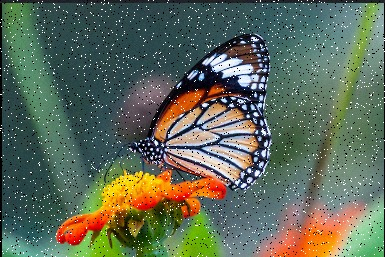
#> input picture project.py/noisy_image.png, 385 x 257 px
$ python pixel.py
#> lines starting #> are read from the running program, lines starting #| are printed output that depends on the picture; after the words box and inside, x2 and y2 are one past the last pixel; in counts of white or black regions, pixels touching at a corner belong together
import cv2
import numpy as np
import time


def detect_noise_type(img_gray):

    h, w = img_gray.shape
    total = h * w

    sp_ratio = np.sum(
        (img_gray <= 10) | (img_gray >= 245)
    ) / total

    img_f = img_gray.astype(np.float32)

    mean = cv2.blur(img_f, (7, 7))

    mean_sq = cv2.blur(img_f * img_f, (7, 7))

    var = np.maximum(mean_sq - mean * mean, 0)

    cv_value = np.mean(
        np.sqrt(var) / (mean + 1e-3)
    )

    if sp_ratio > 0.02:
        return "salt_pepper"
    elif cv_value > 0.7:
        return "speckle"
    else:
        return "gaussian"


def compute_pixel_noise_maps(img_gray, patch=7):

    img_f = img_gray.astype(np.float32)

    mean = cv2.blur(img_f, (patch, patch))

    mean_sq = cv2.blur(img_f * img_f, (patch, patch))

    var = np.maximum(mean_sq - mean * mean, 0)

    std = np.sqrt(var)

    cv_map = std / (mean + 1e-3)

    median = cv2.medianBlur(img_gray, patch)

    diff_median = np.abs(
        img_f - median.astype(np.float32)
    )


    sp_flag = (
        ((img_gray <= 15) | (img_gray >= 240))
        &
        (diff_median > 25)
    )

    return sp_flag, cv_map, std


def homomorphic_channel(ch):

    f = ch.astype(np.float32)

    f[f <= 0] = 1.0

    log_img = np.log(f)

    smooth = cv2.GaussianBlur(
        log_img,
        (5, 5),
        1.0
    )

    result = np.exp(smooth)

    return np.clip(
        result,
        0,
        255
    ).astype(np.uint8)


def adaptive_pixel_filter(img_bgr, patch=7):

    gray = cv2.cvtColor(
        img_bgr,
        cv2.COLOR_BGR2GRAY
    )

    sp_flag, cv_map, std_map = compute_pixel_noise_maps(
        gray,
        patch
    )


    median_bgr = cv2.medianBlur(
        img_bgr,
        5
    )

    gaussian_bgr = cv2.fastNlMeansDenoisingColored(
        img_bgr,
        None,
        h=10,
        hColor=10,
        templateWindowSize=7,
        searchWindowSize=21
    )

    speckle_bgr = cv2.merge([
        homomorphic_channel(c)
        for c in cv2.split(img_bgr)
    ])


    SPECKLE_CV = 0.90
    GAUSS_STD = 20

    speckle_flag = (
        (~sp_flag)
        &
        (cv_map > SPECKLE_CV)
    )

    gauss_flag = (
        (~sp_flag)
        &
        (~speckle_flag)
        &
        (std_map > GAUSS_STD)
        &
        (std_map < 60)
    )


    label_map = np.zeros(
        gray.shape,
        dtype=np.uint8
    )

    label_map[sp_flag] = 1
    label_map[speckle_flag] = 2
    label_map[gauss_flag] = 3


    restored = img_bgr.copy()

    mask_sp = np.stack(
        [sp_flag] * 3,
        axis=-1
    )

    mask_speckle = np.stack(
        [speckle_flag] * 3,
        axis=-1
    )

    mask_gauss = np.stack(
        [gauss_flag] * 3,
        axis=-1
    )

    restored = np.where(
        mask_sp,
        median_bgr,
        restored
    )

    restored = np.where(
        mask_speckle,
        speckle_bgr,
        restored
    )

    restored = np.where(
        mask_gauss,
        gaussian_bgr,
        restored
    )

    return restored.astype(np.uint8), label_map


def auto_denoise(noisy_bgr):

    gray = cv2.cvtColor(
        noisy_bgr,
        cv2.COLOR_BGR2GRAY
    )

    noise_type = detect_noise_type(gray)

    if noise_type == "salt_pepper":

        restored = cv2.medianBlur(
            cv2.medianBlur(noisy_bgr, 3),
            3
        )

    elif noise_type == "gaussian":

        restored = cv2.fastNlMeansDenoisingColored(
            noisy_bgr,
            None,
            h=10,
            hColor=10,
            templateWindowSize=7,
            searchWindowSize=21
        )

    elif noise_type == "speckle":

        restored = cv2.merge([
            homomorphic_channel(c)
            for c in cv2.split(noisy_bgr)
        ])

    else:

        restored = noisy_bgr.copy()

    return restored, noise_type


if __name__ == "__main__":

    noisy_path = "noisy_image.png"

    noisy = cv2.imread(noisy_path)
#> noisy is the input picture: shape (257, 385, 3); mean B, G, R 89.2, 106.9, 95.7

    if noisy is None:
        raise FileNotFoundError(
            f"Cannot open {noisy_path}"
        )

    print(
        f"Image size : "
        f"{noisy.shape[1]}x{noisy.shape[0]}"
    )
#| Image size : 385x257


    start = time.perf_counter()

    restored_auto, noise_type = auto_denoise(noisy)
#> in auto_denoise, `gray = cv2.cvtColor( noisy_bgr, cv2.COLOR_BGR2GRAY )`:
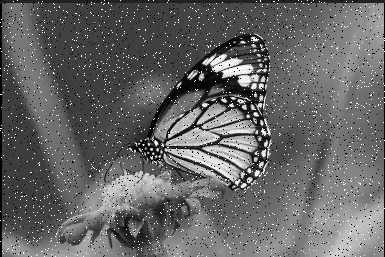
#> gray: shape (257, 385); min 0, max 255, mean 101.5
#> in detect_noise_type, `sp_ratio = np.sum( (img_gray <= 10) | (img_gray >= 245) ) / total`: sp_ratio = 0.0586
#> in detect_noise_type, `var = np.maximum(mean_sq - mean * mean, 0)`:
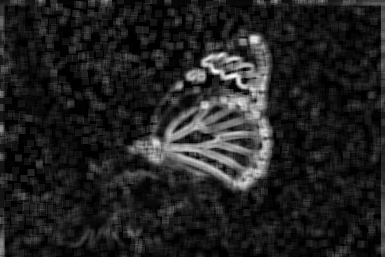
#> var: shape (257, 385) float32; min 2.33, max 10436.8, mean 1376.5; drawn with min black and max white
#> in detect_noise_type, `cv_value = np.mean( np.sqrt(var) / (mean + 1e-3) )`: cv_value = 0.361
#> in auto_denoise, `noise_type = detect_noise_type(gray)`: noise_type = 'salt_pepper'
#> in auto_denoise, `restored = cv2.medianBlur( cv2.medianBlur(noisy_bgr, 3), 3 )`:
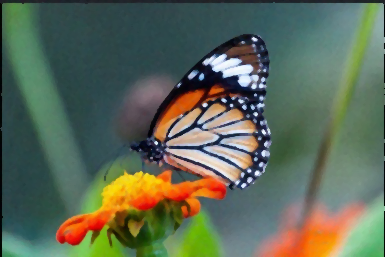
#> restored: shape (257, 385, 3); mean B, G, R 87, 105.4, 94.1
#> noise_type = 'salt_pepper'

    t1 = time.perf_counter() - start

    print("\nIMAGE LEVEL")

    print(
        f"Detected noise : {noise_type}"
    )
#| Detected noise : salt_pepper

    print(
        f"CPU time : {t1*1000:.2f} ms"
    )


    start = time.perf_counter()

    restored_adaptive, label_map = adaptive_pixel_filter(
        noisy,
        patch=7
    )
#> in compute_pixel_noise_maps, `sp_flag = ( ((img_gray <= 15) | (img_gray >= 240)) & (diff_median > 25..`:
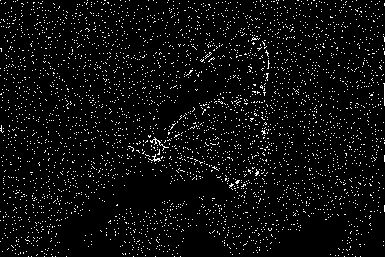
#> sp_flag: shape (257, 385) bool; 5% white in thin lines or dots
#> in homomorphic_channel, `f[f <= 0] = 1.0`: f: shape (257, 385) float32; min 1, max 255, mean 89.3
#> in homomorphic_channel (call 2), `f[f <= 0] = 1.0`: f: shape (257, 385) float32; min 1, max 255, mean 106.9
#> in homomorphic_channel (call 3), `f[f <= 0] = 1.0`: f: shape (257, 385) float32; min 1, max 255, mean 95.7
#> in homomorphic_channel (call 3), `result = np.exp(smooth)`:
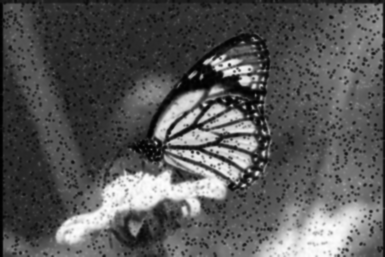
#> result: shape (257, 385) float32; min 1.38, max 252.9, mean 86.8
#> in adaptive_pixel_filter, `speckle_flag = ( (~sp_flag) & (cv_map > SPECKLE_CV) )`: speckle_flag: shape (257, 385) bool; 3.6% white; 63 white regions (41 under 20 px), largest, box (x1, y1, x2, y2) and area: (130, 34, 265, 160) 2484, (259, 49, 268, 67) 79, (255, 114, 264, 131) 73
#> in adaptive_pixel_filter, `gauss_flag = ( (~sp_flag) & (~speckle_flag) & (std_map > GAUSS_STD) & ..`: gauss_flag: shape (257, 385) bool; 63.2% white; 2634 black regions (2480 under 20 px), largest, box (x1, y1, x2, y2) and area: (128, 33, 273, 194) 9949, (4, 48, 56, 197) 1769, (100, 0, 194, 57) 1733
#> in adaptive_pixel_filter, `mask_sp = np.stack( [sp_flag] * 3, axis=-1 )`: mask_sp: shape (257, 385, 3) bool; 5% white in thin lines or dots
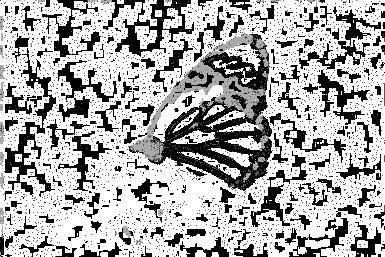
#> label_map: shape (257, 385); min 0, max 3, mean 2.02; drawn with min black and max white

    t2 = time.perf_counter() - start

    print("\nPIXEL LEVEL")

    print(
        f"CPU time : {t2*1000:.2f} ms"
    )

    total = label_map.size
#> total = 98945

    n_sp = np.sum(label_map == 1)
#> n_sp = 4955

    n_speckle = np.sum(label_map == 2)
#> n_speckle = 3594

    n_gauss = np.sum(label_map == 3)
#> n_gauss = 62526

    n_clean = total - n_sp - n_speckle - n_gauss
#> n_clean = 27870

    print("\nPixel Breakdown")

    print(
        f"Clean    : {n_clean:,}"
        f" ({100*n_clean/total:.1f}%)"
    )
#| Clean    : 27,870 (28.2%)

    print(
        f"S&P      : {n_sp:,}"
        f" ({100*n_sp/total:.1f}%)"
    )
#| S&P      : 4,955 (5.0%)

    print(
        f"Speckle  : {n_speckle:,}"
        f" ({100*n_speckle/total:.1f}%)"
    )
#| Speckle  : 3,594 (3.6%)

    print(
        f"Gaussian : {n_gauss:,}"
        f" ({100*n_gauss/total:.1f}%)"
    )
#| Gaussian : 62,526 (63.2%)


    colour_map = np.zeros(
        (*label_map.shape, 3),
        dtype=np.uint8
    )

    colour_map[label_map == 1] = (0, 0, 255)
    colour_map[label_map == 2] = (0, 255, 0)
    colour_map[label_map == 3] = (255, 0, 0)


    cv2.imwrite(
        "restored_image_level.png",
        restored_auto
    )

    cv2.imwrite(
        "restored_pixel_level.png",
        restored_adaptive
    )

    cv2.imwrite(
        "noise_label_map.png",
        colour_map
    )
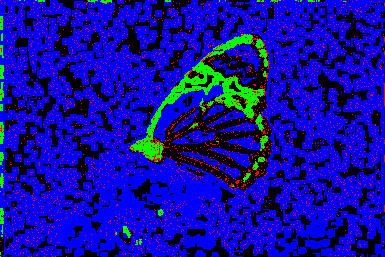
#> saved as noise_label_map.png: shape (257, 385, 3); mean B, G, R 161.1, 9.3, 12.8

    print("\nSaved Successfully")

    cv2.imshow("Original", noisy)
    cv2.imshow("Image Level", restored_auto)
    cv2.imshow("Pixel Adaptive", restored_adaptive)
    cv2.imshow("Noise Map", colour_map)

    cv2.waitKey(0)
    cv2.destroyAllWindows()

$ run again, with project.py/noisy_15.png copied over project.py/noisy_image.png
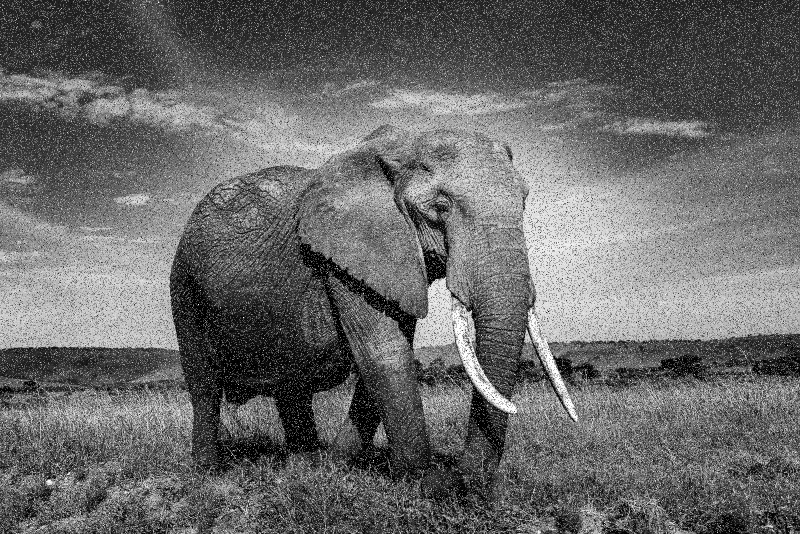
#> input picture project.py/noisy_15.png, 1600 x 1067 px (shown at 1/2 size)
#> noisy is the input picture: shape (1067, 1600, 3); min 0, max 255, mean 104.4
#| Image size : 1600x1067
#> sp_ratio = 0.191
#> cv_value = 0.717
#> in auto_denoise, `noise_type = detect_noise_type(gray)`: noise_type = 'salt_pepper'
#| Detected noise : salt_pepper
#> in compute_pixel_noise_maps, `sp_flag = ( ((img_gray <= 15) | (img_gray >= 240)) & (diff_median > 25..`:
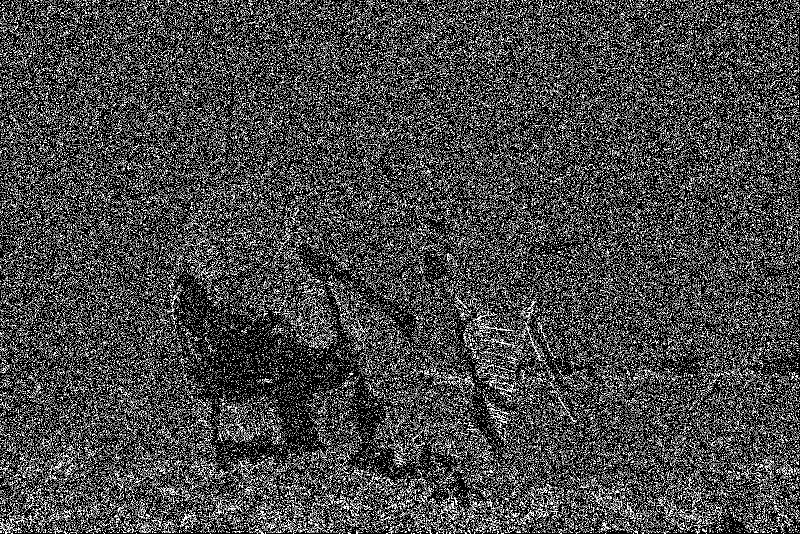
#> sp_flag: shape (1067, 1600) bool (shown at 1/2 size); 14.4% white in thin lines or dots
#> f: shape (1067, 1600) float32; min 1, max 255, mean 104.5
#> speckle_flag: shape (1067, 1600) bool; 17.8% white; 3186 white regions (2753 under 20 px), largest, box (x1, y1, x2, y2) and area: (340, 472, 1017, 1047) 128017, (1021, 0, 1600, 139) 33620, (348, 0, 1031, 102) 29540
#> gauss_flag: shape (1067, 1600) bool; 46.8% white; 7825 white regions (6864 under 20 px), largest, box (x1, y1, x2, y2) and area: (0, 0, 1600, 701) 588765, (691, 604, 925, 878) 16405, (1071, 574, 1468, 787) 15185
#> mask_sp: shape (1067, 1600, 3) bool; 14.4% white in thin lines or dots
#> n_sp = 245785
#> n_speckle = 304021
#> n_gauss = 799341
#> n_clean = 358053
#| Clean    : 358,053 (21.0%)
#| S&P      : 245,785 (14.4%)
#| Speckle  : 304,021 (17.8%)
#| Gaussian : 799,341 (46.8%)
#> `cv2.imwrite( "noise_label_map.png", colour_map )`:
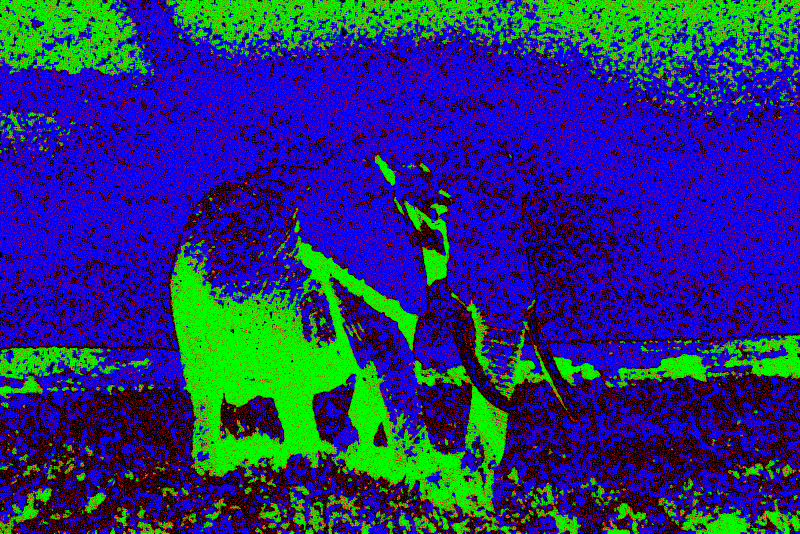
#> saved as noise_label_map.png: shape (1067, 1600, 3) (shown at 1/2 size); mean B, G, R 119.4, 45.4, 36.7
